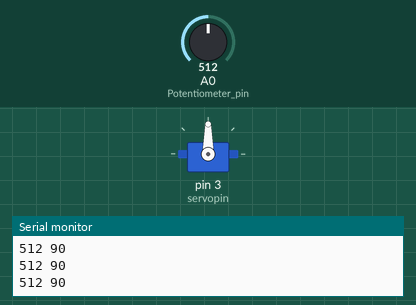
This sketch was run on a simulated Arduino Uno, built with avr-gcc and run on an emulated ATmega328P. On the bench: servo, the last lines printed to the serial monitor. The inputs (shaded band) are chosen by the test bench; at power-on: A0 (Potentiometer_pin) = 512.

Above: at 1.2 s.
1.3 s: A0 (Potentiometer_pin) set to 992
At 2.3 s:
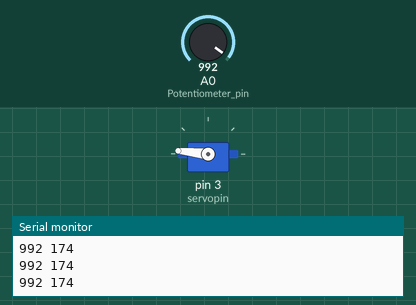
2.8 s: A0 (Potentiometer_pin) set to 1007
At 3.4 s:
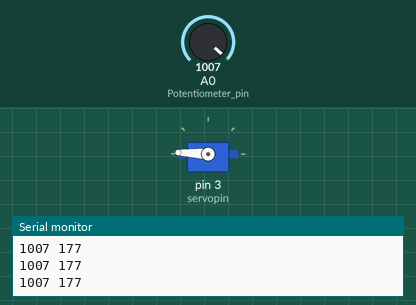
4.3 s: A0 (Potentiometer_pin) set to 900
At 5.5 s:
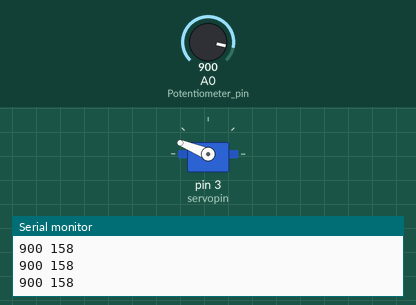
5.8 s: A0 (Potentiometer_pin) set to 1023
At 7.0 s:
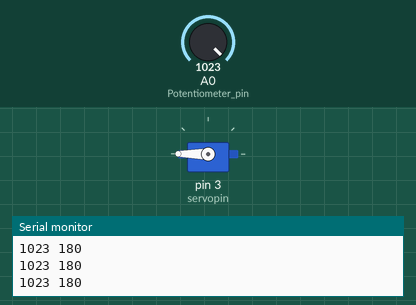
7.3 s: A0 (Potentiometer_pin) set to 716
At 8.0 s:
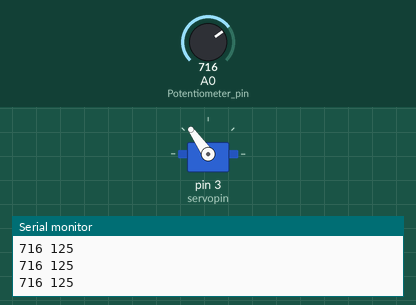
8.8 s: A0 (Potentiometer_pin) set to 585
At 9.1 s:
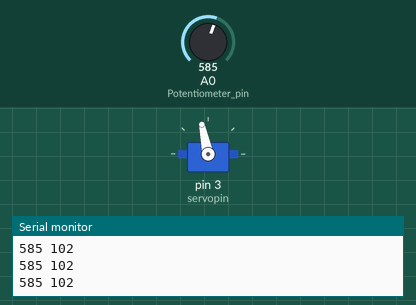
10.3 s: A0 (Potentiometer_pin) set to 560
Timing chart, 0 to 13.3 s (numbered marks = the images above; inputs shaded):
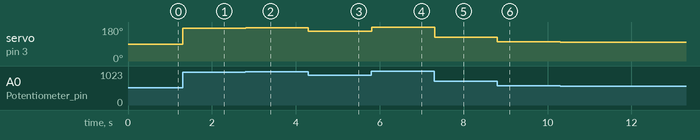

Measured:
- after the input at 1.3 s, servo on pin 3 (servopin): 90° → 174° at once
- after the input at 2.8 s, servo on pin 3 (servopin): 174° → 177° at once
- after the input at 4.3 s, servo on pin 3 (servopin): 177° → 158° at once
- after the input at 5.8 s, servo on pin 3 (servopin): 158° → 180° at once
- after the input at 7.3 s, servo on pin 3 (servopin): 180° → 125° at once
- after the input at 8.8 s, servo on pin 3 (servopin): 125° → 102° at once
- after the input at 10.3 s, servo on pin 3 (servopin): 102° → 98° at once

The sketch:

servo_with_potentiometer.ino
```cpp
#include<Servo.h>

int servopin = 3;
int Potentiometer_pin = A0;
Servo myServo;

void setup() {
  //initialize the mode for the pins
  myServo.attach(servopin);
  pinMode(Potentiometer_pin,INPUT);
  Serial.begin(9600);

}

void loop() {
  int potentiometerValue = analogRead(Potentiometer_pin);//Read potentiometer value

  int degree = (180.0 / 1023.0) * potentiometerValue;//don't forget decimal(.0)/if whatever use int or float

  //int degree = map(potentiometerValue, 0, 1023, 0, 180);//Compute servo degree with map
  myServo.write(degree);

  // Convert the analog input to voltage
  //float voltage = potentiometerValue * (180.0 / 1023.0);

  Serial.print(potentiometerValue);
  Serial.print(" ");
  Serial.println(degree);
  //Serial.print(" ");
  //Serial.print(voltage);
  //Serial.println("V");
  //delay(1000);


}
```
